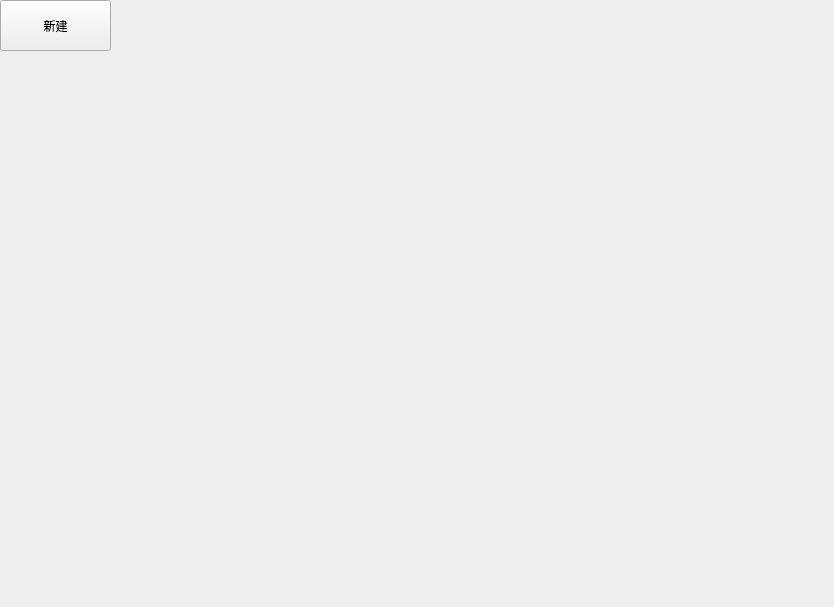
<?xml version="1.0" encoding="UTF-8"?>
<ui version="4.0">
 <class>Widget</class>
 <widget class="QWidget" name="Widget">
  <property name="geometry">
   <rect>
    <x>0</x>
    <y>0</y>
    <width>834</width>
    <height>607</height>
   </rect>
  </property>
  <property name="minimumSize">
   <size>
    <width>0</width>
    <height>0</height>
   </size>
  </property>
  <property name="maximumSize">
   <size>
    <width>99999</width>
    <height>99999</height>
   </size>
  </property>
  <property name="windowTitle">
   <string>Widget</string>
  </property>
  <widget class="QTableWidget" name="tableWidget">
   <property name="geometry">
    <rect>
     <x>0</x>
     <y>0</y>
     <width>0</width>
     <height>99999</height>
    </rect>
   </property>
   <property name="minimumSize">
    <size>
     <width>0</width>
     <height>0</height>
    </size>
   </property>
   <property name="maximumSize">
    <size>
     <width>99999</width>
     <height>99999</height>
    </size>
   </property>
  </widget>
  <widget class="QPushButton" name="btnNewFile">
   <property name="geometry">
    <rect>
     <x>0</x>
     <y>0</y>
     <width>111</width>
     <height>51</height>
    </rect>
   </property>
   <property name="text">
    <string>新建</string>
   </property>
  </widget>
 </widget>
 <resources/>
 <connections/>
</ui>
